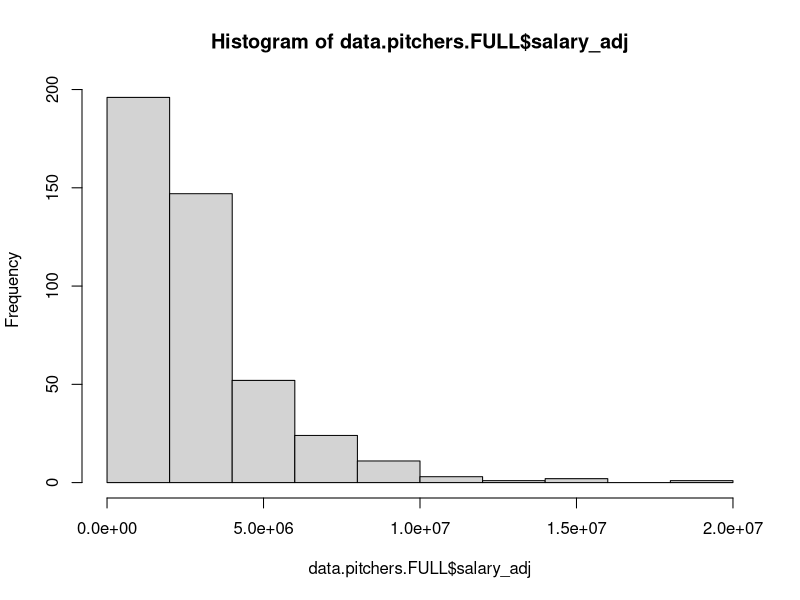
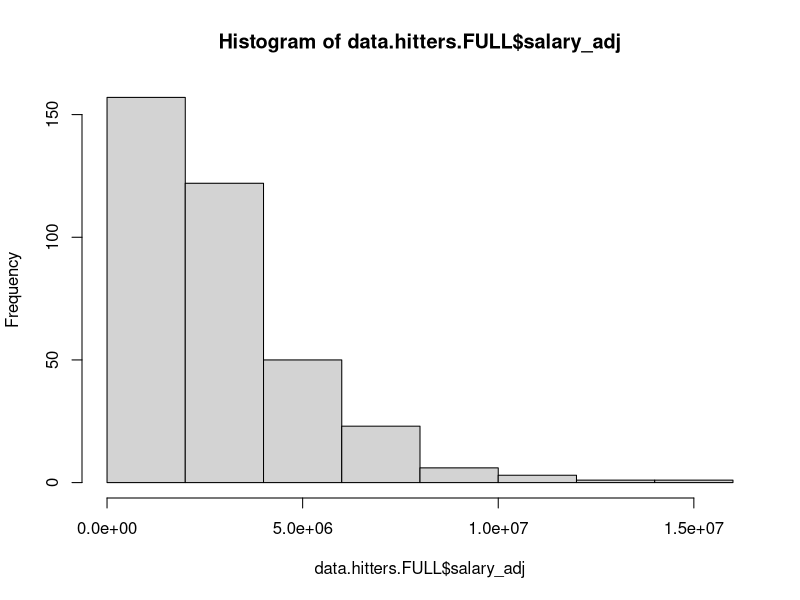
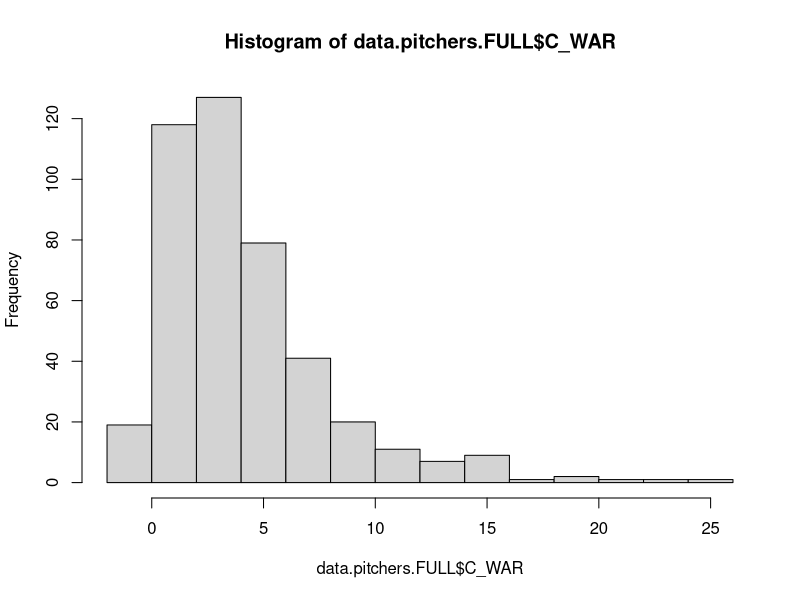
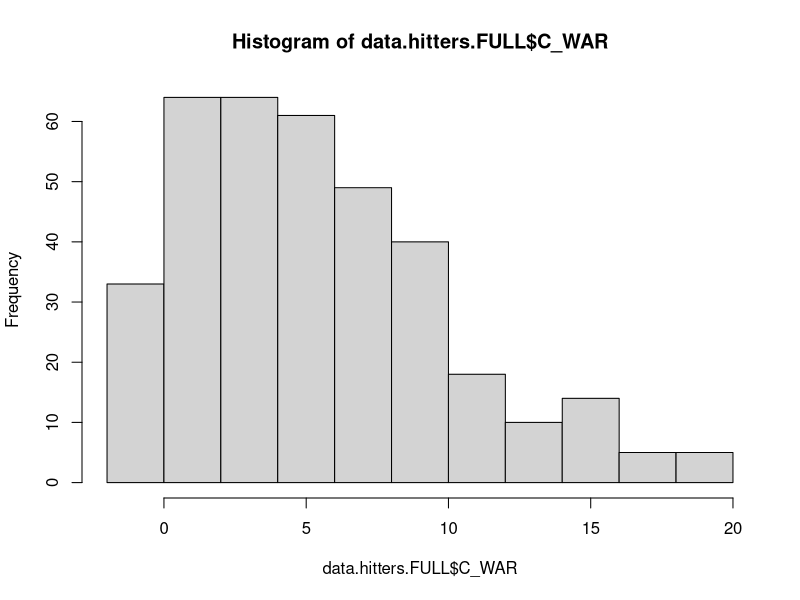
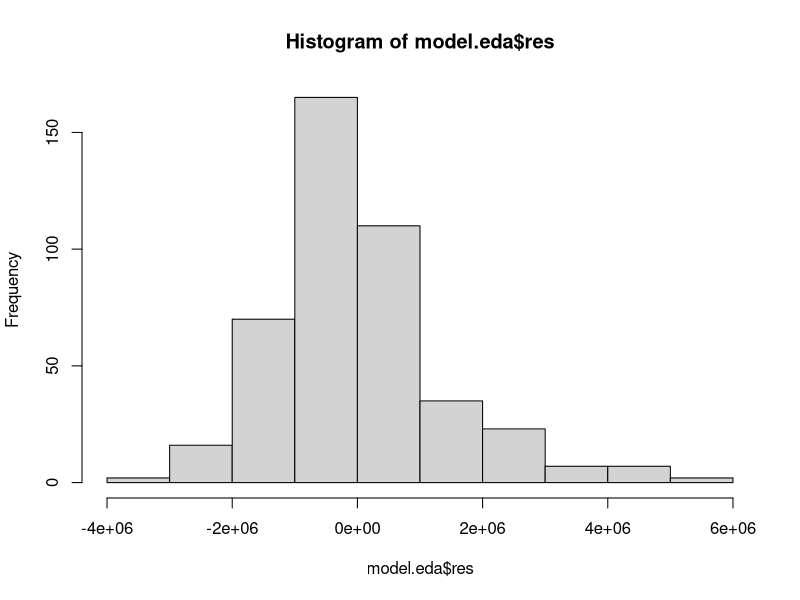
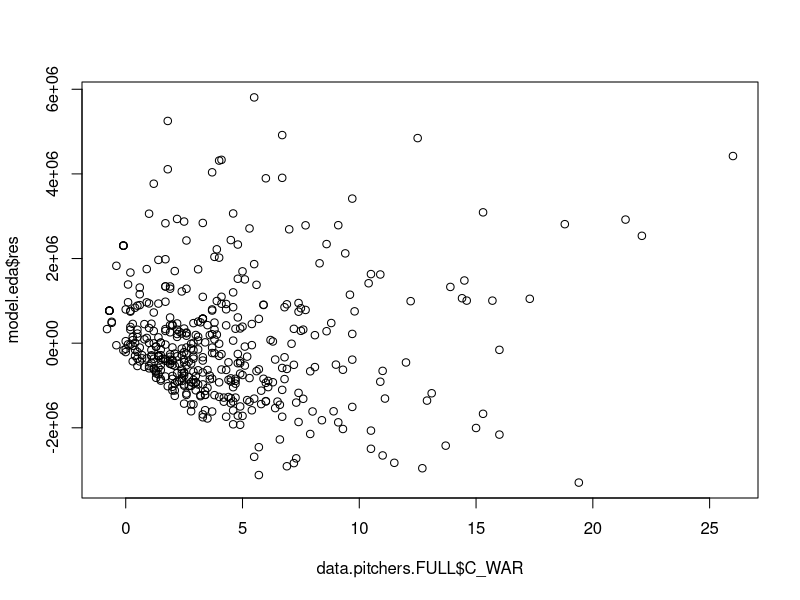
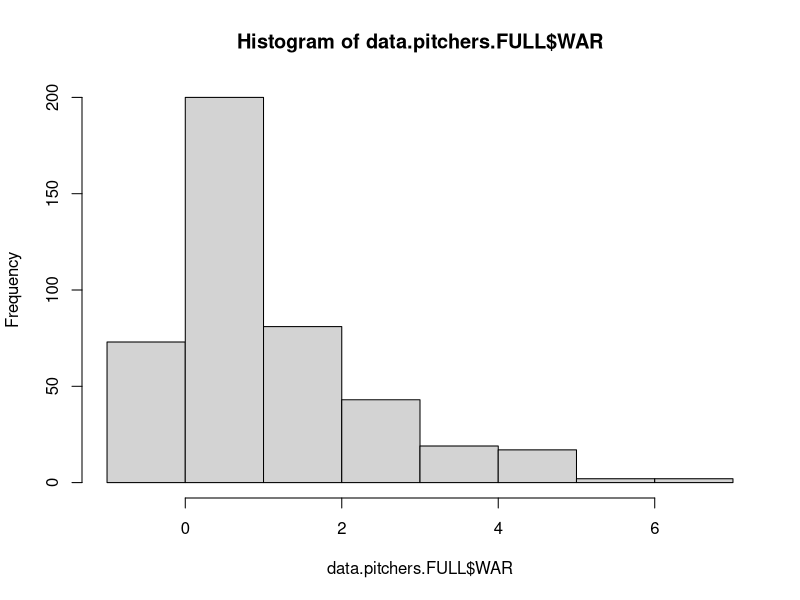
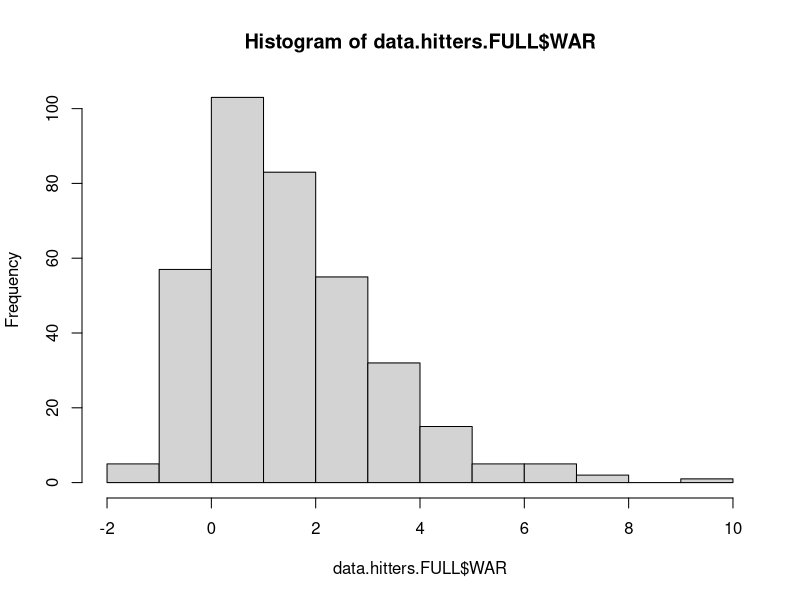

Write the R code that produced these figures, in order. (Note: this script raises an error after producing the figures.)
#No extra library load


####FUNCTIONS####################
#previous arbitration flag variable
prev_arb_parse <- function(df){
  
  df$prev_arb <- 0
  for (i in 1:nrow(df)) {
    
    name <- df$player[i]
    data.player <- df[which(df$player == name),]
    print(data.player)
    for (j in 1:nrow(data.player)){
      
      lag_salary <- data.player[which(data.player$year == df$year[i]-1),'salary']
      if (length(lag_salary) > 0){
        
        df$prev_arb[i] <- 1
      }  
    }
  }
  return(df)
}



##############
###Data Load##
##############
mult <- 1 #for cpi

#set your working directory
setwd('/Users/seandolinar/fg/projects/alex_arbitration/R/150312/For_GIT/FanGraphs--Arbitration2015/') 

#data load -- PITCHERS
data.pitchers.FULL <- read.csv('data/2011_2015_data_pitchers.csv')
data.pitchers.FULL$raise <- data.pitchers.FULL$salary - data.pitchers.FULL$lag_salary
data.pitchers.FULL$new_cpi <- (data.pitchers.FULL$cpi_deflat-1)*mult+1
data.pitchers.FULL$raise_adj <- data.pitchers.FULL$raise / data.pitchers.FULL$new_cpi
data.pitchers.FULL <- subset(data.pitchers.FULL,subset = data.pitchers.FULL$note != 'remove')
data.pitchers.FULL <- prev_arb_parse(data.pitchers.FULL)
data.pitchers.FULL$SV_sq <- data.pitchers.FULL$SV^2
data.pitchers.FULL$SP <- model.matrix(~data.pitchers.FULL$Pos)[,3]
data.pitchers.FULL$IP_sq <- data.pitchers.FULL$IP^2
data.pitchers.FULL$salary_adj <- data.pitchers.FULL$salary / data.pitchers.FULL$new_cpi


#data load -- HITTERS
data.hitters.FULL <- read.csv('data/2011_2015_data_hitter.csv')
data.hitters.FULL$raise <- data.hitters.FULL$salary - data.hitters.FULL$lag_salary
data.hitters.FULL <- subset(data.hitters.FULL,subset = data.hitters.FULL$note != 'remove')
data.hitters.FULL <- prev_arb_parse(data.hitters.FULL)
data.hitters.FULL$new_cpi <- (data.hitters.FULL$cpi_deflat-1)*mult+1
data.hitters.FULL$raise_adj <- data.hitters.FULL$raise / data.hitters.FULL$new_cpi
data.hitters.FULL$salary_adj <- data.hitters.FULL$salary / data.hitters.FULL$new_cpi

##############
#### EDA #####
##############

#salary
hist(data.pitchers.FULL$salary_adj)
hist(data.hitters.FULL$salary_adj)

hist(data.pitchers.FULL$C_WAR)
hist(data.hitters.FULL$C_WAR)

model.eda <- lm((salary_adj) ~ C_WAR, data=data.pitchers.FULL)
hist(model.eda$res)
plot(x=data.pitchers.FULL$C_WAR, model.eda$res)




hist(data.pitchers.FULL$WAR)
hist(data.hitters.FULL$WAR)



################
#### MODELS ####
################

#PITCHERS - SALARY

model.pitchers <- lm(I(log(salary_adj)) ~ C_WAR, data=data.pitchers.FULL)
summary(model.pitchers)

#coefficients
exp(model.pitchers$coefficients)

#residual check
plot(model.pitchers)
hist(model.pitchers$res)
plot(x=data.pitchers.FULL$C_WAR, model.pitchers$res)


newdata <- data.frame(C_WAR = seq(0,20,.01))
exp.df <- data.frame(x=newdata, y=exp(predict(newdata=newdata, model.pitchers)))

plot(x=data.pitchers.FULL$C_WAR, data.pitchers.FULL$salary_adj) #scatter plot
lines(exp.df) #fit line



#PITCHERS - RAISE

#data impute
hist(data.pitchers.FULL$raise_adj)
nrow(data.pitchers.FULL[which(data.pitchers.FULL$raise_adj <= 0),])
data.pitchers.FULL <- data.pitchers.FULL[which(data.pitchers.FULL$raise_adj > 0),]


#model
model.pitchers <- lm(I(log(raise_adj)) ~ WAR, data=data.pitchers.FULL)
summary(model.pitchers)
summary(data.pitchers.FULL$raise_adj)

#coefficients
exp(model.pitchers$coefficients)

#residual check
plot(model.pitchers)
hist(model.pitchers$res)

#plot
newdata <- data.frame(WAR = seq(0,6,.01))
exp.df <- data.frame(x=newdata, y=exp(predict(newdata=newdata, model.pitchers)))

plot(x=data.pitchers.FULL$WAR, data.pitchers.FULL$raise_adj) 
lines(exp.df$WAR, y=exp.df$y)



#HITTERS -- SALARY

model.hitters <- lm(I(log(salary_adj)) ~ C_WAR, data=data.hitters.FULL) #log-linear model for career WAR
summary(model.hitters)

#coefficients
exp(model.hitters$coefficients)

#residual check
plot(model.hitters)
plot(x=data.hitters.FULL$C_WAR, model.hitters$res)

#quick plot
newdata <- data.frame(C_WAR = seq(0,20,.01))
exp.df <- data.frame(x=newdata, y=exp(predict(newdata=newdata, model.hitters)))

plot(x=data.hitters.FULL$C_WAR, data.hitters.FULL$salary_adj) #scatter plot
lines(exp.df) #fit line


#HITTERS -- RAISE

#data impute
hist(data.hitters.FULL$raise_adj)
nrow(data.hitters.FULL[which(data.hitters.FULL$raise_adj <= 0),])
data.hitters.FULL <- data.hitters.FULL[which(data.hitters.FULL$raise_adj > 0),]

#model
model.pitchers <- lm(I(log(raise_adj)) ~ WAR, data=data.hitters.FULL)
summary(model.hitters)
summary(data.hitters.FULL$raise_adj)

#coefficients
exp(model.hitters$coefficients)

#residual check
plot(model.hitters)
hist(model.hitters$res)

#plot
newdata <- data.frame(WAR = seq(0,6,.01))
exp.df <- data.frame(x=newdata, y=exp(predict(newdata=newdata, model.hitters)))

plot(x=data.hitters.FULL$WAR, data.hitters.FULL$raise_adj) 
lines(exp.df$WAR, y=exp.df$y)





#######################
####PITCHERS BY POS####
#######################


#data transform
hist(data.pitchers.FULL$raise_adj)
data.RP <- data.pitchers.FULL[which(data.pitchers.FULL$Pos == 'RP'),]
data.SP <- data.pitchers.FULL[which(data.pitchers.FULL$Pos == 'SP'),]

#RAISE

#models
model.RP <- lm(I(log(raise_adj)) ~ WAR, data=data.RP)
summary(model.RP)

model.SP <- lm(I(log(raise_adj)) ~ WAR, data=data.SP)
summary(model.SP)
plot(model.SP)
hist(data.SP$raise_adj)

#coefficients
exp(model.RP$coefficients)
exp(model.SP$coefficients)

####PLOTS####
#RP
newdata <- data.frame(WAR = seq(0,6,.01))
exp.df <- data.frame(x=newdata, y=exp(predict(newdata=newdata, model.RP)))

plot(x=data.RP$WAR, data.RP$raise_adj) 
lines(exp.df$WAR, y=exp.df$y)

#SP
newdata <- data.frame(WAR = seq(0,6,.01))
exp.df <- data.frame(x=newdata, y=exp(predict(newdata=newdata, model.SP)))

plot(x=data.SP$WAR, data.SP$raise_adj) 
lines(exp.df$WAR, y=exp.df$y)





#SALARY

#models
model.RP <- lm(I(log(salary_adj)) ~ C_WAR, data=data.RP)
summary(model.RP)
plot(model.RP)

model.SP <- lm(I(log(salary_adj)) ~ C_WAR, data=data.SP)
summary(model.SP)
plot(model.SP)


#coefficients
exp(model.RP$coefficients)
exp(model.SP$coefficients)


####PLOTS####
#RP
newdata <- data.frame(C_WAR = seq(0,12,.01))
exp.df <- data.frame(x=newdata, y=exp(predict(newdata=newdata, model.RP)))

plot(x=data.RP$C_WAR, data.RP$salary_adj) 
lines(exp.df$C_WAR, y=exp.df$y)

#SP
newdata <- data.frame(C_WAR = seq(0,25,.01))
exp.df <- data.frame(x=newdata, y=exp(predict(newdata=newdata, model.SP)))

plot(x=data.SP$C_WAR, data.SP$salary_adj) 
lines(exp.df$C_WAR, y=exp.df$y)
